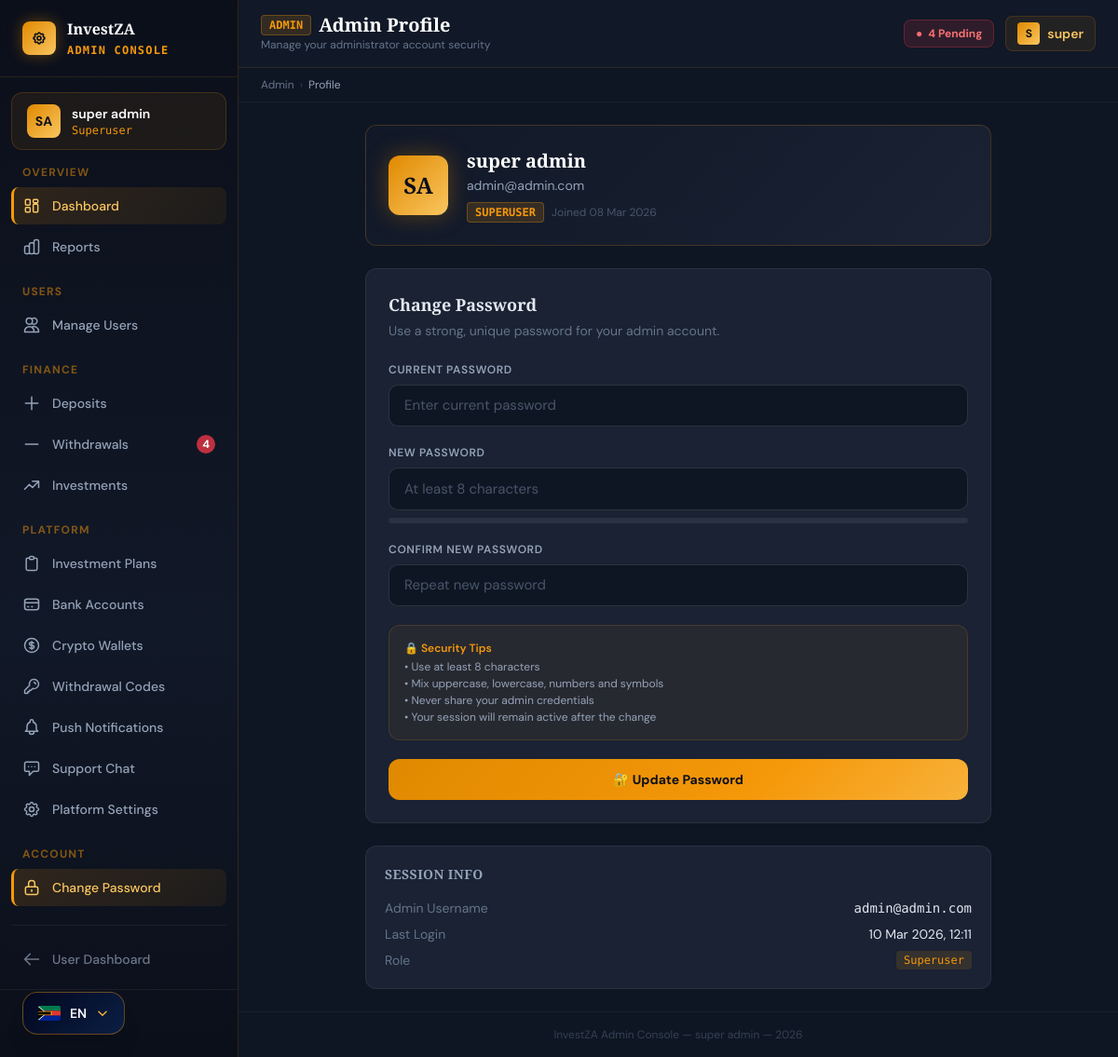
Page /admin-panel/profile/ (signed in) on the earlier database version.
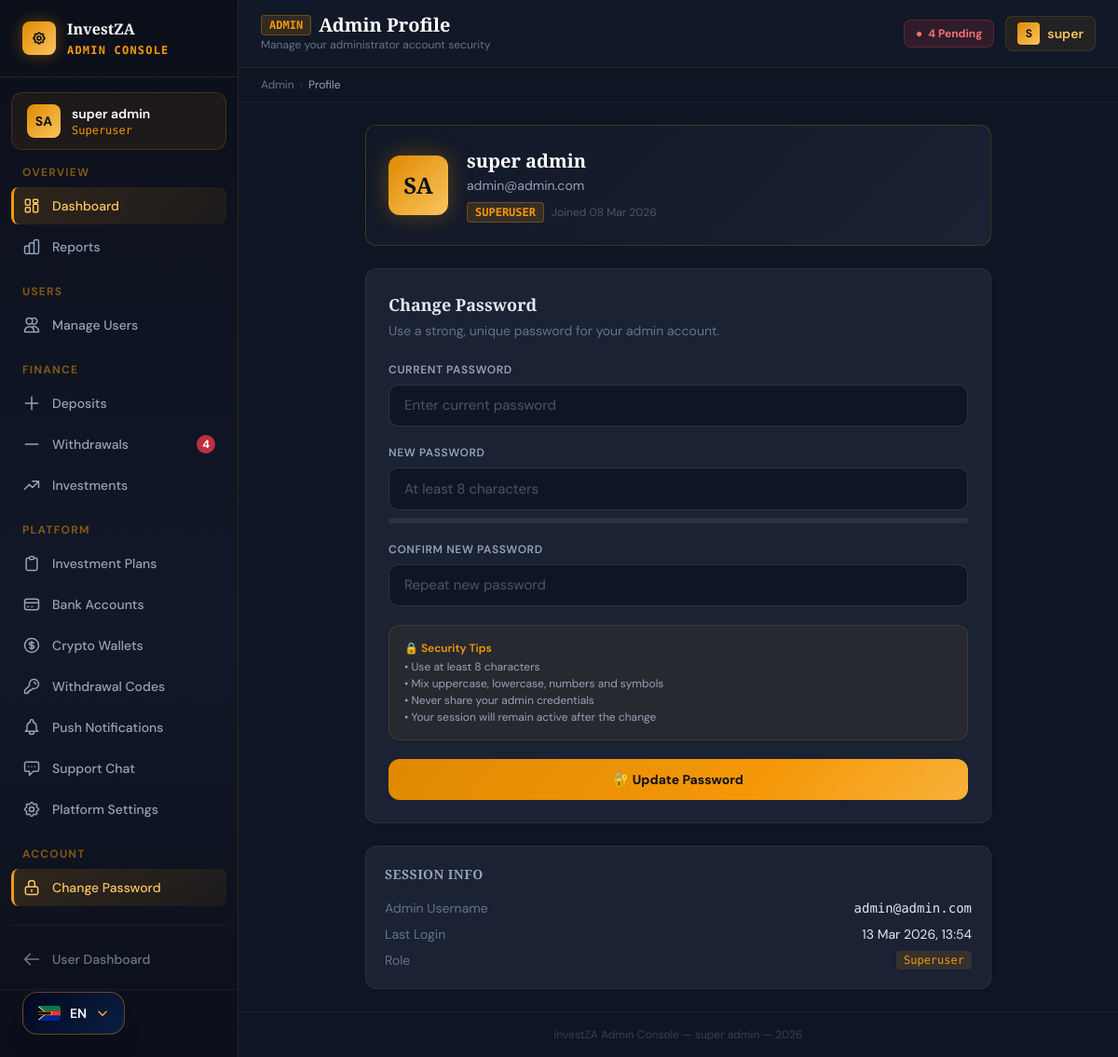
Same page on the later database version.
### apps/accounts/models.py (models this page shows, shortened)
class User(AbstractUser):
    id = models.UUIDField(primary_key=True, default=uuid.uuid4, editable=False)
    email = models.EmailField(_('email address'), unique=True)
    phone_number = models.CharField(max_length=20, blank=True)
    date_of_birth = models.DateField(null=True, blank=True)
    id_number = models.CharField(max_length=20, blank=True, help_text="SA ID Number or Passport")
    profile_photo = models.ImageField(upload_to='profile_photos/', blank=True, null=True)
    is_verified = models.BooleanField(default=False, help_text="KYC verified user")
    is_active_investor = models.BooleanField(default=False)
    referral_code = models.CharField(max_length=8, unique=True, default=generate_referral_code)
    referred_by = models.ForeignKey(
        'self', null=True, blank=True,
        on_delete=models.SET_NULL,
        related_name='referrals'
    )
    created_at = models.DateTimeField(auto_now_add=True)
    last_seen = models.DateTimeField(null=True, blank=True)
    USERNAME_FIELD = 'email'
    REQUIRED_FIELDS = ['username', 'first_name', 'last_name']
    class Meta:
        verbose_name = 'User'
        verbose_name_plural = 'Users'
        ordering = ['-created_at']

### apps/administration/views.py (the view, shortened to what this page needs)
# urls.py: path('profile/',                                 admin_views.admin_profile,           name='admin_profile'),
@login_required
@staff_required
def admin_profile(request):
    return render(request, 'admin_panel/profile.html')

### apps/accounts/context_processors.py (called while the page is built)
def admin_pending_counts(request):
    if not request.user.is_authenticated or not (request.user.is_staff or request.user.is_superuser):
        return {}
    try:
        from apps.deposits.models import BankDeposit, CryptoDeposit
        from apps.withdrawals.models import Withdrawal
        pending_deposits = (
            BankDeposit.objects.filter(status__in=['SUBMITTED', 'VERIFYING']).count() +
            CryptoDeposit.objects.filter(status__in=['SUBMITTED', 'VERIFYING']).count()
        )
        pending_withdrawals = Withdrawal.objects.filter(status='PENDING').count()
        return {
            'pending_deposits_count':    pending_deposits,
            'pending_withdrawals_count': pending_withdrawals,
        }
    except Exception:
        return {}

### apps/accounts/models.py (called while the page is built)
    @classmethod
    def get(cls):
        obj, _ = cls.objects.get_or_create(pk=1)
        return obj

### apps/administration/views.py (called while the page is built)
def is_admin(user):
    return user.is_authenticated and (user.is_staff or user.is_superuser)

### templates/admin_panel/profile.html (shortened to what the changed rows need)
{% extends "base/admin_base.html" %}
{% block page_title %}Admin Profile{% endblock %}
{% block content %}
<div class="max-w-2xl mx-auto space-y-6">
  <div class="admin-card p-6 fade-up fade-up-1" style="background:linear-gradient(135deg,#111827,#1a2233);border-color:rgba(245,152,10,0.2);">
    <div class="flex items-center gap-5">
      <div class="w-16 h-16 rounded-xl flex items-center justify-center font-display font-bold text-2xl flex-shrink-0"
           style="background:linear-gradient(135deg,#e08900,#fac660);color:#0b0f1a;box-shadow:0 0 24px rgba(224,137,0,0.35);">
        {{ request.user.first_name|first|upper }}{{ request.user.last_name|first|upper }}
      </div>
      <div>
        <h2 class="font-display font-bold text-white text-xl">{{ request.user.get_full_name }}</h2>
        <p class="text-sm mt-0.5" style="color:#94a3b8;">{{ request.user.email }}</p>
        <div class="flex items-center gap-2 mt-2">
          <span class="px-2 py-0.5 rounded text-xs font-bold font-mono" style="background:rgba(245,152,10,0.15);color:#f5980a;border:1px solid rgba(245,152,10,0.3);">
            {% if request.user.is_superuser %}SUPERUSER{% else %}STAFF ADMIN{% endif %}
          </span>
          <span class="text-xs" style="color:#475569;">Joined {{ request.user.date_joined|date:"d M Y" }}</span>
        </div>
      </div>
    </div>
  </div>
  <div class="admin-card p-5 fade-up fade-up-3">
    <div class="space-y-2 text-sm">
      <div class="flex justify-between">
        <span style="color:#64748b;">Admin Username</span>
        <span class="font-mono" style="color:#e2e8f0;">{{ request.user.email }}</span>
      </div>
      <div class="flex justify-between">
        <span style="color:#64748b;">Last Login</span>
        <span style="color:#e2e8f0;">{{ request.user.last_login|date:"d M Y, H:i" }}</span>
      </div>
    </div>
  </div>
</div>
{% endblock %}

### templates/base/admin_base.html (shortened to what the changed rows need)
{% extends "base/base.html" %}
{% block body %}
<div class="flex min-h-screen" style="background:#0b0f1a;">
  <aside id="admin-sidebar"
         class="fixed inset-y-0 left-0 z-40 w-64 flex flex-col transition-transform duration-300 lg:translate-x-0 -translate-x-full"
         style="background: linear-gradient(180deg, #0b0f1a 0%, #111827 60%, #0b0f1a 100%); border-right: 1px solid rgba(245,152,10,0.15);">
    <div class="px-4 py-3 mx-3 mt-4 rounded-xl" style="background:rgba(245,152,10,0.07); border:1px solid rgba(245,152,10,0.18);">
      <div class="flex items-center gap-3">
        <div class="w-9 h-9 rounded-lg flex items-center justify-center font-bold text-sm flex-shrink-0"
             style="background:linear-gradient(135deg,#e08900,#fac660); color:#0b0f1a;">
          {{ request.user.first_name|first|upper }}{{ request.user.last_name|first|upper }}
        </div>
        <div class="overflow-hidden">
          <p class="text-white text-sm font-semibold truncate">{{ request.user.get_full_name }}</p>
          <p class="text-xs font-mono truncate" style="color:#f5980a;">
            {% if request.user.is_superuser %}Superuser{% else %}Staff Admin{% endif %}
          </p>
        </div>
      </div>
    </div>
  </aside>
  <div class="flex-1 flex flex-col lg:ml-64 min-w-0" style="background:#0f1623;">
    <header class="sticky top-0 z-20" style="background:#111827; border-bottom:1px solid rgba(245,152,10,0.12);">
      <div class="flex items-center justify-between px-6 py-4">
        <div class="flex items-center gap-4">
          <div>
            <div class="flex items-center gap-2">
              <h1 class="font-display font-bold text-white text-xl leading-none">{% block page_title %}Dashboard{% endblock %}</h1>
            </div>
          </div>
        </div>
        <div class="flex items-center gap-3">
          <div class="flex items-center gap-2 px-3 py-1.5 rounded-lg" style="background:rgba(245,152,10,0.08);border:1px solid rgba(245,152,10,0.15);">
            <div class="w-6 h-6 rounded flex items-center justify-center text-xs font-bold flex-shrink-0" style="background:linear-gradient(135deg,#e08900,#fac660);color:#0b0f1a;">
              {{ request.user.first_name|first|upper }}
            </div>
            <span class="text-sm font-semibold hidden sm:block" style="color:#fac660;">{{ request.user.first_name }}</span>
          </div>
        </div>
      </div>
    </header>
    <div class="px-6 py-2.5 text-xs flex items-center gap-1.5" style="background:#0f1623;border-bottom:1px solid rgba(255,255,255,0.04);color:#475569;">
      <a href="{% url 'admin_dashboard' %}" class="hover:text-gold-400 transition-colors" style="color:#64748b;">Admin</a>
      <span style="color:#334155;">›</span>
      <span style="color:#94a3b8;">{% block breadcrumb %}Dashboard{% endblock %}</span>
    </div>
    <main class="flex-1 p-6">
      {% block content %}{% endblock %}
    </main>
    <footer class="px-6 py-4 text-center text-xs" style="color:#334155;border-top:1px solid rgba(255,255,255,0.04);">
      {{ PLATFORM_NAME }} Admin Console — {{ request.user.get_full_name }} — {% now "Y" %}
    </footer>
  </div>
</div>
{% endblock %}

Differences in the rows shown:
changed User "super admin": user.last_login "10 Mar 2026, 12:11" → "13 Mar 2026, 13:54"
